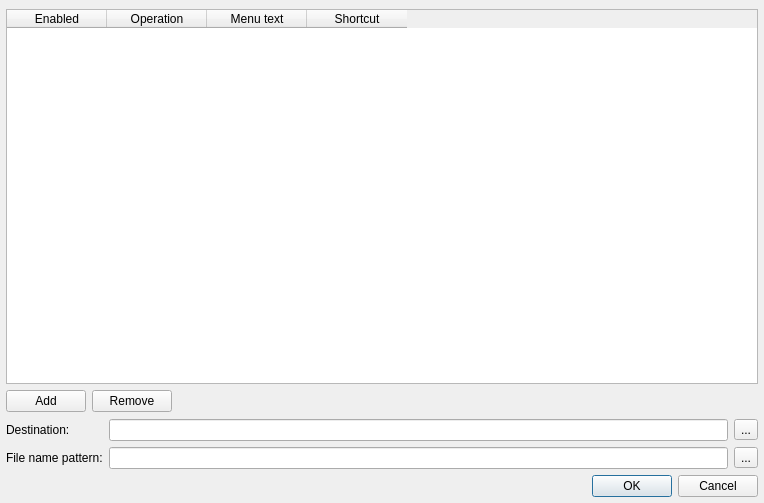
<?xml version="1.0" encoding="UTF-8"?>
<ui version="4.0">
 <class>SettingsDialog</class>
 <widget class="QDialog" name="SettingsDialog">
  <property name="geometry">
   <rect>
    <x>0</x>
    <y>0</y>
    <width>764</width>
    <height>503</height>
   </rect>
  </property>
  <property name="windowTitle">
   <string>File Operations Settings</string>
  </property>
  <layout class="QGridLayout" name="gridLayout_2">
   <property name="leftMargin">
    <number>6</number>
   </property>
   <property name="topMargin">
    <number>9</number>
   </property>
   <property name="rightMargin">
    <number>6</number>
   </property>
   <property name="bottomMargin">
    <number>6</number>
   </property>
   <item row="0" column="0" colspan="2">
    <widget class="QTableWidget" name="tableWidget">
     <property name="selectionMode">
      <enum>QAbstractItemView::SingleSelection</enum>
     </property>
     <property name="selectionBehavior">
      <enum>QAbstractItemView::SelectRows</enum>
     </property>
     <property name="showGrid">
      <bool>true</bool>
     </property>
     <property name="wordWrap">
      <bool>true</bool>
     </property>
     <property name="cornerButtonEnabled">
      <bool>true</bool>
     </property>
     <attribute name="verticalHeaderVisible">
      <bool>false</bool>
     </attribute>
     <column>
      <property name="text">
       <string>Enabled</string>
      </property>
     </column>
     <column>
      <property name="text">
       <string>Operation</string>
      </property>
     </column>
     <column>
      <property name="text">
       <string>Menu text</string>
      </property>
     </column>
     <column>
      <property name="text">
       <string>Shortcut</string>
      </property>
     </column>
    </widget>
   </item>
   <item row="1" column="0" colspan="2">
    <layout class="QHBoxLayout" name="horizontalLayout">
     <item>
      <widget class="QPushButton" name="newButton">
       <property name="minimumSize">
        <size>
         <width>26</width>
         <height>0</height>
        </size>
       </property>
       <property name="text">
        <string>Add</string>
       </property>
       <property name="icon">
        <iconset theme="list-add">
         <normaloff>.</normaloff>.</iconset>
       </property>
      </widget>
     </item>
     <item>
      <widget class="QPushButton" name="deleteButton">
       <property name="minimumSize">
        <size>
         <width>26</width>
         <height>0</height>
        </size>
       </property>
       <property name="text">
        <string>Remove</string>
       </property>
       <property name="icon">
        <iconset theme="list-remove">
         <normaloff>.</normaloff>.</iconset>
       </property>
      </widget>
     </item>
     <item>
      <spacer name="horizontalSpacer">
       <property name="orientation">
        <enum>Qt::Horizontal</enum>
       </property>
       <property name="sizeHint" stdset="0">
        <size>
         <width>178</width>
         <height>23</height>
        </size>
       </property>
      </spacer>
     </item>
    </layout>
   </item>
   <item row="2" column="0" colspan="2">
    <layout class="QGridLayout" name="gridLayout">
     <item row="0" column="0">
      <widget class="QLabel" name="destinationLabel">
       <property name="text">
        <string>Destination:</string>
       </property>
      </widget>
     </item>
     <item row="0" column="1">
      <widget class="QLineEdit" name="destinationEdit"/>
     </item>
     <item row="0" column="2">
      <widget class="QToolButton" name="destButton">
       <property name="text">
        <string>...</string>
       </property>
      </widget>
     </item>
     <item row="1" column="0">
      <widget class="QLabel" name="patternLabel">
       <property name="text">
        <string>File name pattern:</string>
       </property>
      </widget>
     </item>
     <item row="1" column="1">
      <widget class="QLineEdit" name="patternEdit"/>
     </item>
     <item row="1" column="2">
      <widget class="QToolButton" name="patternButton">
       <property name="text">
        <string>...</string>
       </property>
      </widget>
     </item>
    </layout>
   </item>
   <item row="3" column="1">
    <widget class="QDialogButtonBox" name="buttonBox">
     <property name="standardButtons">
      <set>QDialogButtonBox::Cancel|QDialogButtonBox::Ok</set>
     </property>
    </widget>
   </item>
  </layout>
 </widget>
 <resources/>
 <connections>
  <connection>
   <sender>buttonBox</sender>
   <signal>accepted()</signal>
   <receiver>SettingsDialog</receiver>
   <slot>accept()</slot>
   <hints>
    <hint type="sourcelabel">
     <x>418</x>
     <y>301</y>
    </hint>
    <hint type="destinationlabel">
     <x>155</x>
     <y>378</y>
    </hint>
   </hints>
  </connection>
  <connection>
   <sender>buttonBox</sender>
   <signal>rejected()</signal>
   <receiver>SettingsDialog</receiver>
   <slot>reject()</slot>
   <hints>
    <hint type="sourcelabel">
     <x>418</x>
     <y>301</y>
    </hint>
    <hint type="destinationlabel">
     <x>28</x>
     <y>375</y>
    </hint>
   </hints>
  </connection>
 </connections>
</ui>
